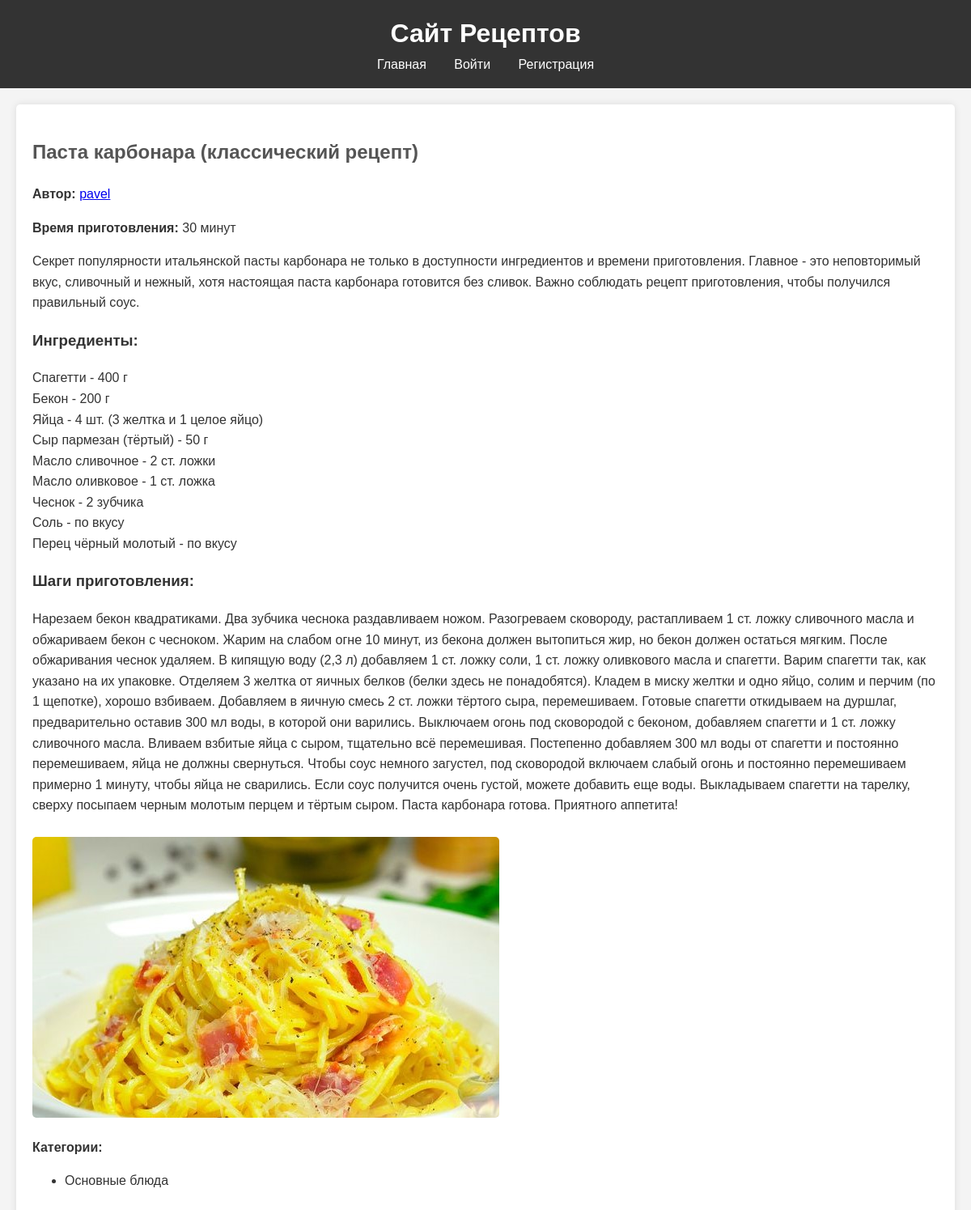
Page /recipe/1/ on the committed database.
### recipes/models.py (models this page shows, shortened)
class Recipe(models.Model):
    title = models.CharField(max_length=200)
    description = models.TextField()
    steps = models.TextField()
    preparation_time = models.IntegerField()
    image = models.ImageField(upload_to='recipes/')
    author = models.ForeignKey(User, on_delete=models.CASCADE)
    ingredients = models.TextField(null=True, blank=True)  # Поле для ингредиентов
    categories = models.ManyToManyField('Category', through='RecipeCategory')

class Category(models.Model):
    name = models.CharField(max_length=100)

### recipes/views.py (the view)
# urls.py: path('recipe/<int:recipe_id>/', views.recipe_detail, name='recipe_detail'),
def recipe_detail(request, recipe_id):
    recipe = get_object_or_404(Recipe, pk=recipe_id)
    return render(request, 'recipes/recipe_detail.html', {'recipe': recipe})

### recipes/templates/recipes/recipe_detail.html (shortened to what this page needs)
{% extends "recipes/base.html" %}
{% block content %}
<article>
    <h2>{{ recipe.title }}</h2>
    <p><strong>Автор:</strong> <a href="{% url 'user_recipes' recipe.author.username %}">{{ recipe.author.username }}</a></p>
    <p><strong>Время приготовления:</strong> {{ recipe.preparation_time }} минут</p>
    <p>{{ recipe.description }}</p>
    <h3>Ингредиенты:</h3>
    <p>{{ recipe.ingredients|linebreaks }}</p>
    <h3>Шаги приготовления:</h3>
    <p>{{ recipe.steps }}</p>
    {% if recipe.image %}
        <img src="{{ recipe.image.url }}" alt="{{ recipe.title }}">
    {% endif %}
    <p><strong>Категории:</strong>
        <ul>
            {% for category in recipe.categories.all %}
                <li>{{ category.name }}</li>
            {% endfor %}
        </ul>
    </p>
</article>
{% endblock %}

### recipes/static/css/styles.css (style rules this page uses)
body { font-family: Arial, sans-serif; line-height: 1.6; margin: 0; padding: 0; background-color: #f4f4f4; color: #333; }
h2 { color: #555; }
article { background: #fff; padding: 20px; border-radius: 5px; box-shadow: 0 0 10px rgba(0, 0, 0, 0.1); }
article img { max-width: 100%; height: auto; border-radius: 5px; margin-top: 10px; }

### rows in the picture
Recipe: title "Паста карбонара (классический рецепт)", author.username "pavel", preparation_time "30", description "Секрет популярности итальянской пасты карбонара не только в доступности ингредиентов и времени приготовления. Главное - это неповторимый вкус, сливочный и нежный, хотя настоящая паста карбонара готовится без сливок. Важно соблюдать рецепт приготовления, чтобы получился правильный соус.", ingredients "Спагетти - 400 г Бекон - 200 г Яйца - 4 шт. (3 желтка и 1 целое яйцо) Сыр пармезан (тёртый) - 50 г Масло сливочное - 2 ст. ложки Масло оливковое - 1 ст. ложка Чеснок - 2 зубчика Соль - по вкусу Перец чёрный молотый - по вкусу", steps "Нарезаем бекон квадратиками. Два зубчика чеснока раздавливаем ножом. Разогреваем сковороду, растапливаем 1 ст. ложку сливочного масла и обжариваем бекон с чесноком. Жарим на слабом огне 10 минут, из бекона должен вытопиться жир, но бекон должен остаться мягким. После обжаривания чеснок удаляем. В кипящую воду (2,3 л) добавляем 1 ст. ложку соли, 1 ст. ложку оливкового масла и спагетти. Варим спагетти так, как указано на их упаковке. Отделяем 3 желтка от яичных белков (белки здесь не понадобятся). Кладем в миску желтки и одно яйцо, солим и перчим (по 1 щепотке), хорошо взбиваем. Добавляем в яичную смесь 2 ст. ложки тёртого сыра, перемешиваем. Готовые спагетти откидываем на дуршлаг,…", image (picture)
Category: name "Основные блюда"
